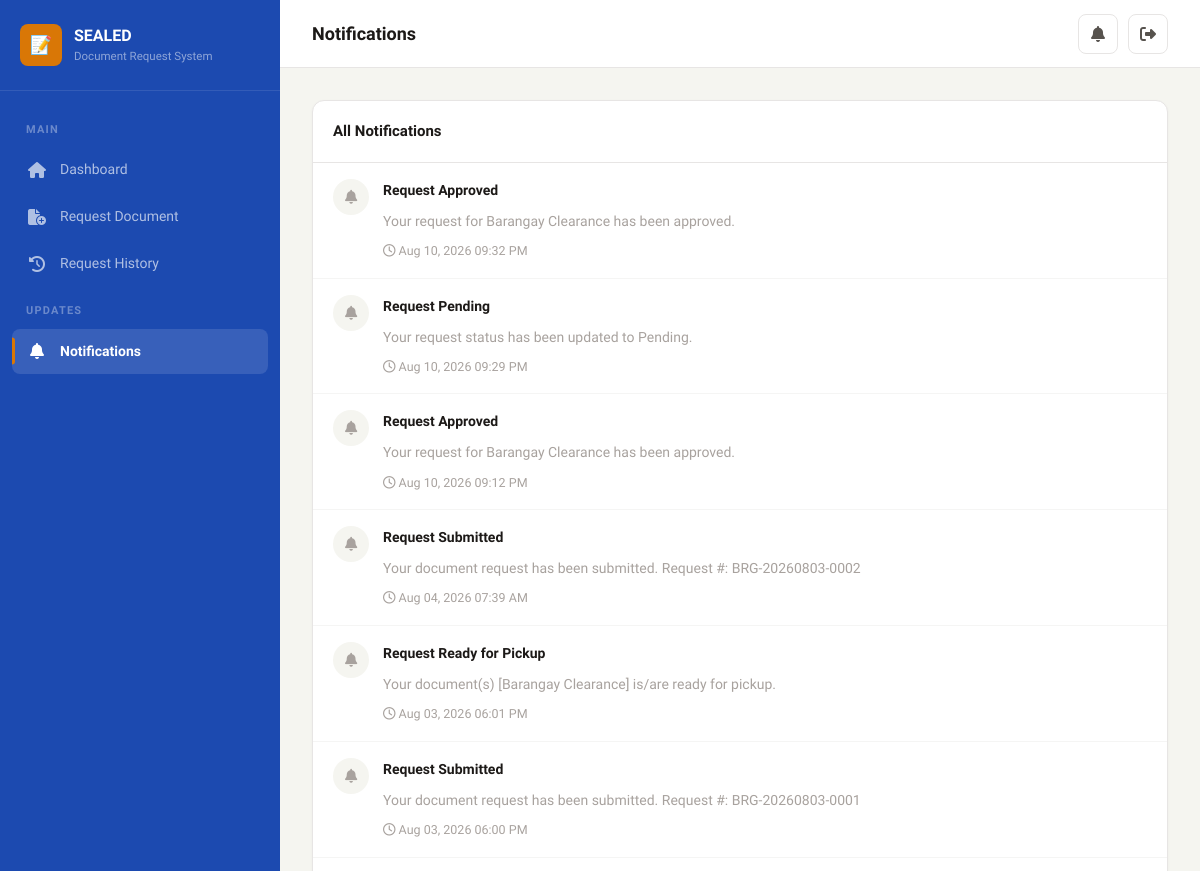
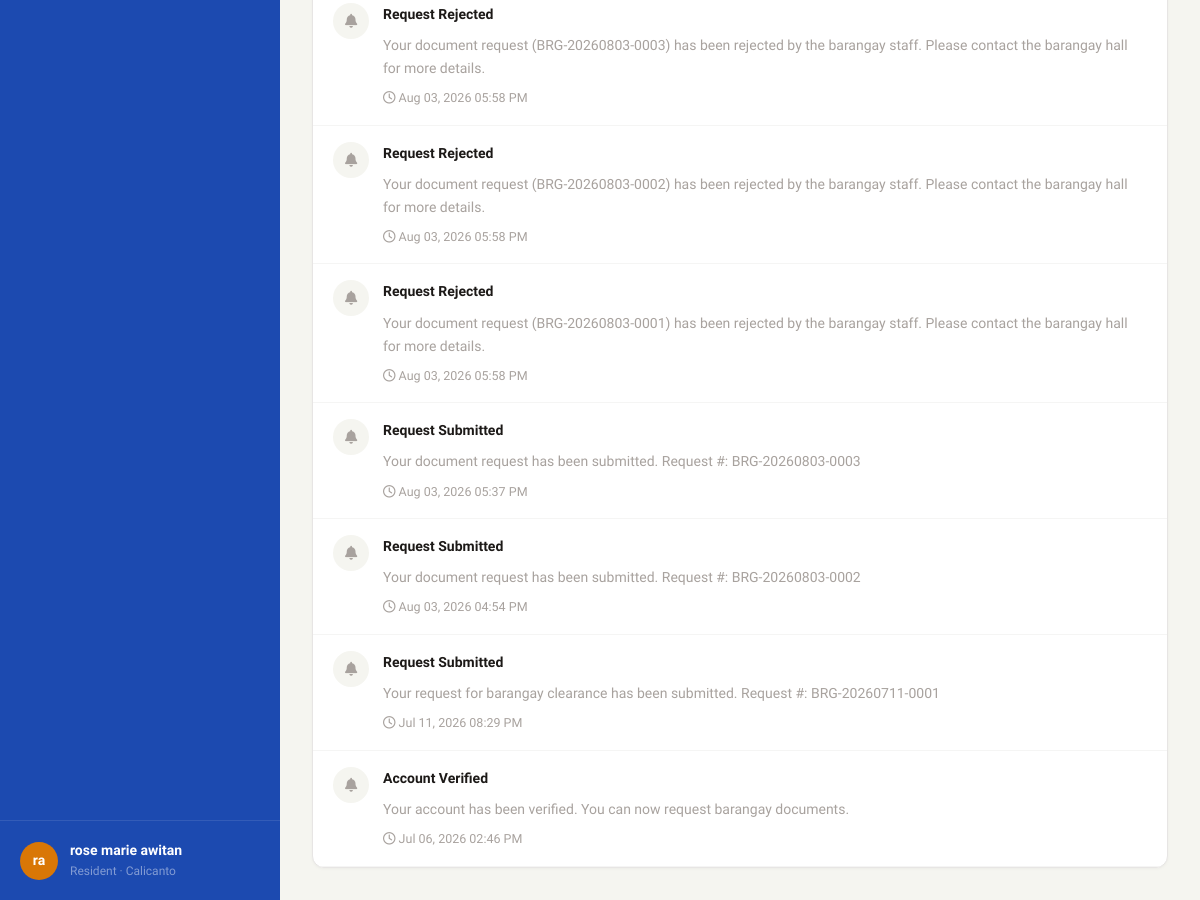
The page /resident/notifications/ (signed in) on the database its author committed (2 pictures, top to bottom).
### brgy/models.py (models this page shows, shortened)
class CustomUser(AbstractUser):
    class Role(models.TextChoices):
        RESIDENT = 'resident', 'Resident'
        STAFF = 'staff', 'Staff'
        ADMIN = 'admin', 'Administrator'
    class VerificationStatus(models.TextChoices):
        PENDING = 'pending', 'Pending'
        APPROVED = 'approved', 'Approved'
        REJECTED = 'rejected', 'Rejected'
    id = models.UUIDField(primary_key=True, default=uuid.uuid4, editable=False)
    role = models.CharField(max_length=20, choices=Role.choices, default=Role.RESIDENT)
    barangay = models.ForeignKey(
        Barangay, on_delete=models.SET_NULL, null=True, blank=True, related_name='users'
    )
    verification_status = models.CharField(
        max_length=20, choices=VerificationStatus.choices, default=VerificationStatus.PENDING
    )
    phone_number = models.CharField(max_length=20, blank=True)
    address = models.TextField(blank=True)
    birth_date = models.DateField(null=True, blank=True)
    gender = models.CharField(max_length=10, blank=True)
    middle_name = models.CharField(max_length=150, blank=True)
    civil_status = models.CharField(max_length=20, blank=True, default='')
    occupation = models.CharField(max_length=100, blank=True, default='')
    id_type = models.CharField(max_length=50, blank=True, default='')
    id_front = models.ImageField(upload_to='resident_ids/', blank=True, null=True)
    id_back = models.ImageField(upload_to='resident_ids/', blank=True, null=True)
    id_selfie = models.ImageField(upload_to='resident_ids/', blank=True, null=True, help_text="Picture of the user holding their valid ID")
    profile_picture = models.ImageField(upload_to='profile_pictures/', blank=True, null=True)
    rejection_reason = models.TextField(blank=True, default='')
    class Meta:
        ordering = ['-date_joined']
    @property
    def display_name(self):
        return self.get_full_name() or self.username

class Barangay(models.Model):
    id = models.UUIDField(primary_key=True, default=uuid.uuid4, editable=False)
    name = models.CharField(max_length=200)
    address = models.TextField()
    contact_number = models.CharField(max_length=20, blank=True)
    email = models.EmailField(blank=True)
    chairman_name = models.CharField(max_length=200, blank=True)
    officials = models.JSONField(default=dict, blank=True)
    is_active = models.BooleanField(default=True)
    created_at = models.DateTimeField(auto_now_add=True)
    updated_at = models.DateTimeField(auto_now=True)
    theme_color = models.CharField(
        max_length=7,
        default='#4F46E5',
        help_text="Hex color for barangay theme (e.g. #4F46E5)"
    )
    class Meta:
        ordering = ['name']

class Notification(models.Model):
    id = models.UUIDField(primary_key=True, default=uuid.uuid4, editable=False)
    user = models.ForeignKey(CustomUser, on_delete=models.CASCADE, related_name='notifications')
    title = models.CharField(max_length=200)
    message = models.TextField()
    link = models.CharField(max_length=500, blank=True)
    is_read = models.BooleanField(default=False)
    created_at = models.DateTimeField(auto_now_add=True)
    class Meta:
        ordering = ['-created_at']

### brgy/views.py (the view)
# urls.py: path('resident/notifications/', views.notifications_view, name='notifications'),
@login_required
@role_required('resident')
def notifications_view(request):
    notifications = Notification.objects.filter(user=request.user).order_by('-created_at')
    paginator = Paginator(notifications, 15)
    page_number = request.GET.get('page', 1)
    page_obj = paginator.get_page(page_number)
    return render(request, 'brgy/resident/notifications.html', {'page_obj': page_obj})

### brgy/context_processors.py (called while the page is built)
def brgy_context(request):
    context = {}
    if request.user.is_authenticated:
        unread_count = Notification.objects.filter(user=request.user, is_read=False).count()
        recent_notifications = Notification.objects.filter(user=request.user)[:5]
        context['unread_notification_count'] = unread_count
        context['recent_notifications'] = recent_notifications
    return context

### brgy/views.py (called while the page is built)
def role_required(*roles):
    def decorator(view_func):
        @wraps(view_func)
        def wrapper(request, *args, **kwargs):
            if not request.user.is_authenticated:
                return redirect('login')
            if request.user.role not in roles:
                messages.error(request, 'You do not have permission to access that page.')
                return redirect('dashboard')
            return view_func(request, *args, **kwargs)
        return wrapper
    return decorator

### brgy/templates/brgy/resident/notifications.html (shortened to what this page needs)
{% extends 'brgy/base.html' %}
{% block nav_res_notifications %}active{% endblock %}
{% block page_title %}Notifications{% endblock %}
{% block content %}
<div class="card">
    <div class="card-header">
        <h3>All Notifications</h3>
    </div>
    <div class="card-body-flush">
        {% if page_obj %}
        {% for notif in page_obj %}
        <a href="{% url 'mark_notification_read' notif.pk %}" style="display:block;text-decoration:none;color:inherit;">
            <div style="padding:16px 20px;border-bottom:1px solid var(--border-light);display:flex;gap:14px;align-items:flex-start;transition:background 0.2s;{% if not notif.is_read %}background:var(--primary-50);border-left:3px solid var(--primary-light);{% endif %}" onmouseover="this.style.background='var(--bg)'" onmouseout="this.style.background='{% if not notif.is_read %}var(--primary-50){% else %}transparent{% endif %}'">
                <div style="width:36px;height:36px;border-radius:50%;background:{% if notif.is_read %}var(--bg){% else %}var(--primary-100){% endif %};display:flex;align-items:center;justify-content:center;flex-shrink:0;">
                    <i class="fa-solid fa-bell" style="font-size:14px;color:{% if notif.is_read %}var(--text-muted){% else %}var(--primary){% endif %}"></i>
                </div>
                <div style="flex:1;min-width:0;">
                    <div class="fw-600 text-sm">{{ notif.title }}</div>
                    <div class="text-sm text-muted mt-2">{{ notif.message }}</div>
                    <div class="text-xs text-muted mt-2"><i class="fa-regular fa-clock"></i> {{ notif.created_at|date:"M d, Y h:i A" }}</div>
                </div>
            </div>
        </a>
        {% endfor %}
        {% else %}
        <div class="empty-state">
            <i class="fa-solid fa-bell-slash"></i>
            <h4>No Notifications</h4>
            <p>You're all caught up. No notifications to show.</p>
        </div>
        {% endif %}
    </div>
</div>
{% endblock %}

### brgy/templates/brgy/base.html (shortened to what this page needs)
{% load static %}
<!DOCTYPE html>
<html lang="en">
<head>
    <link rel="stylesheet" href="https://cdnjs.cloudflare.com/ajax/libs/font-awesome/6.5.1/css/all.min.css">
    <link rel="stylesheet" href="{% static 'css/style.css' %}">
</head>
<body>
    <div class="app-layout">
        <aside class="sidebar" id="sidebar">
            <div class="sidebar-header">
                <div class="sidebar-logo">
                    <div class="sidebar-logo-icon">📝</div>
                    <div class="sidebar-logo-text">
                        SEALED
                        <small>Document Request System</small>
                    </div>
                </div>
            </div>
            <nav class="sidebar-nav">
                {% if user.role == 'resident' %}
                <div class="sidebar-section-label">Main</div>
                <a href="{% url 'resident_dashboard' %}" class="sidebar-item {% block nav_res_dashboard %}{% endblock %}">
                    <i class="fa-solid fa-house"></i> Dashboard
                </a>
                <a href="{% url 'request_document' %}" class="sidebar-item {% block nav_res_request %}{% endblock %}">
                    <i class="fa-solid fa-file-circle-plus"></i> Request Document
                </a>
                <a href="{% url 'request_history' %}" class="sidebar-item {% block nav_res_history %}{% endblock %}">
                    <i class="fa-solid fa-clock-rotate-left"></i> Request History
                </a>
                <div class="sidebar-section-label">Updates</div>
                <a href="{% url 'notifications' %}" class="sidebar-item {% block nav_res_notifications %}{% endblock %}">
                    <i class="fa-solid fa-bell"></i> Notifications
                </a>
                {% endif %}
            </nav>
            <div class="sidebar-footer">
                <a href="{% url 'profile' %}" class="sidebar-user">
                    <div class="sidebar-avatar">{{ user.first_name.0 }}{{ user.last_name.0 }}</div>
                    <div class="sidebar-user-info">
                        <div class="sidebar-user-name">{{ user.display_name }}</div>
                        <div class="sidebar-user-role">{{ user.get_role_display }}{% if user.barangay %} &middot; {{ user.barangay.name }}{% endif %}</div>
                    </div>
                </a>
            </div>
        </aside>
        <main class="main-content">
            <header class="topbar">
                <div class="topbar-left">
                    <h1 class="topbar-title">{% block page_title %}Dashboard{% endblock %}</h1>
                </div>
                <div class="topbar-right">
                    <div style="position:relative">
                        <button class="topbar-btn" id="notifBtn" aria-label="Notifications">
                            <i class="fa-solid fa-bell"></i>
                        </button>
                    </div>
                    <a href="{% url 'logout' %}" class="topbar-btn" title="Logout" data-confirm="Are you sure you want to logout?">
                        <i class="fa-solid fa-right-from-bracket"></i>
                    </a>
                </div>
            </header>
            <div class="page-content">
                {% block content %}{% endblock %}
            </div>
        </main>
    </div>
</body>
</html>

### brgy/static/css/base.css (style rules this page uses)
:root { --primary: #065F46; --primary-light: #059669; --primary-dark: #064E3B; --primary-50: #ECFDF5; --primary-100: #D1FAE5; --primary-200: #A7F3D0; --accent: #D97706; --accent-light: #F59E0B; --accent-dark: #B45309; --accent-50: #FFFBEB; --accent-100: #FEF3C7; --bg: #F5F5F0; --bg-alt: #EDEDEA; --card: #FFFFFF; --text: #1C1917; --text-secondary: #57534E; --text-muted: #A8A29E; --border: #E7E5E4; --border-light: #F5F5F4; --success: #059669; --success-bg: #ECFDF5; --warning: #D97706; --warning-bg: #FFFBEB; --danger: #DC2626; --danger-bg: #FEF2F2; --info: #0891B2; --info-bg: #ECFEFF; --sidebar-width: 280px; --topbar-height: 68px; --radius: 12px; --radius-sm: 8px; --shadow-sm: 0 1px 3px rgba(0,0,0,0.04); --shadow: 0 1px 4px rgba(0,0,0,0.06), 0 1px 2px rgba(0,0,0,0.04); --shadow-md: 0 6px 12px -2px rgba(0,0,0,0.08), 0 3px 6px -2px rgba(0,0,0,0.05); --shadow-lg: 0 12px 24px -4px rgba(0,0,0,0.1), 0 6px 12px -4px rgba(0,0,0,0.05); --transition: 0.25s ease; }
*, *::before, *::after { box-sizing: border-box; margin: 0; padding: 0; }
body { font-family: 'Plus Jakarta Sans', -apple-system, BlinkMacSystemFont, sans-serif; background: var(--bg); color: var(--text); font-size: 15px; line-height: 1.65; -webkit-font-smoothing: antialiased; overflow-x: hidden; }
a { color: var(--primary-light); text-decoration: none; transition: color var(--transition); }
.app-layout { display: flex; min-height: 100vh; }
.main-content { flex: 1; margin-left: var(--sidebar-width); min-height: 100vh; display: flex; flex-direction: column; }
.page-content { flex: 1; padding: 32px; animation: fadeIn 0.3s ease; }
.text-muted { color: var(--text-muted) !important; }
.text-sm { font-size: 14px; }
.text-xs { font-size: 12.5px; }
.fw-600 { font-weight: 600; }
.mt-2 { margin-top: 8px; }

### brgy/static/css/sidebar.css (style rules this page uses)
.sidebar { width: var(--sidebar-width); background: var(--primary-dark); color: #fff; position: fixed; top: 0; left: 0; bottom: 0; z-index: 100; display: flex; flex-direction: column; transition: transform 0.3s ease; overflow-y: auto; }
.sidebar-header { padding: 24px 20px; border-bottom: 1px solid rgba(255,255,255,0.1); flex-shrink: 0; }
.sidebar-logo { display: flex; align-items: center; gap: 12px; }
.sidebar-logo-icon { width: 42px; height: 42px; background: var(--accent); border-radius: var(--radius-sm); display: flex; align-items: center; justify-content: center; font-size: 18px; font-weight: 800; color: #fff; flex-shrink: 0; }
.sidebar-logo-text { font-size: 16px; font-weight: 700; line-height: 1.3; color: #fff; }
.sidebar-logo-text small { display: block; font-size: 11.5px; font-weight: 400; color: rgba(255,255,255,0.5); margin-top: 2px; }
.sidebar-nav { flex: 1; padding: 16px 12px; }
.sidebar-section-label { font-size: 11px; font-weight: 700; text-transform: uppercase; letter-spacing: 1.2px; color: rgba(255,255,255,0.35); padding: 14px 14px 8px; }
.sidebar-item { display: flex; align-items: center; gap: 12px; padding: 11px 14px; border-radius: var(--radius-sm); color: rgba(255,255,255,0.65); font-size: 14px; font-weight: 500; transition: all var(--transition); margin-bottom: 2px; position: relative; }
.sidebar-item.active { background: rgba(255,255,255,0.12); color: #fff; font-weight: 600; }
.sidebar-item.active::before { content: ''; position: absolute; left: 0; top: 50%; transform: translateY(-50%); width: 3px; height: 60%; background: var(--accent); border-radius: 0 3px 3px 0; }
.sidebar-item i { width: 22px; text-align: center; font-size: 16px; flex-shrink: 0; }
.sidebar-footer { padding: 18px 20px; border-top: 1px solid rgba(255,255,255,0.1); flex-shrink: 0; }
.sidebar-user { display: flex; align-items: center; gap: 12px; }
.sidebar-avatar { width: 38px; height: 38px; border-radius: 50%; background: var(--accent); display: flex; align-items: center; justify-content: center; font-size: 14px; font-weight: 700; color: #fff; flex-shrink: 0; }
.sidebar-user-info { overflow: hidden; }
.sidebar-user-name { font-size: 14px; font-weight: 600; color: #fff; white-space: nowrap; overflow: hidden; text-overflow: ellipsis; }
.sidebar-user-role { font-size: 12px; color: rgba(255,255,255,0.45); text-transform: capitalize; }

### rows shown on the page
CustomUser: first_name.0 "r", last_name.0 "a", display_name "rose marie awitan", role "Resident", barangay.name "Calicanto"
Notification: is_read True (drawn), title "Request Approved", message "Your request for Barangay Clearance has been approved.", created_at "Aug 10, 2026 09:32 PM"
Notification: is_read True (drawn), title "Request Pending", message "Your request status has been updated to Pending.", created_at "Aug 10, 2026 09:29 PM"
Notification: is_read True (drawn), title "Request Approved", message "Your request for Barangay Clearance has been approved.", created_at "Aug 10, 2026 09:12 PM"
Notification: is_read True (drawn), title "Request Submitted", message "Your document request has been submitted. Request #: BRG-20260803-0002", created_at "Aug 04, 2026 07:39 AM"
Notification: is_read True (drawn), title "Request Ready for Pickup", message "Your document(s) [Barangay Clearance] is/are ready for pickup.", created_at "Aug 03, 2026 06:01 PM"
Notification: is_read True (drawn), title "Request Submitted", message "Your document request has been submitted. Request #: BRG-20260803-0001", created_at "Aug 03, 2026 06:00 PM"
Notification: is_read True (drawn), title "Request Rejected", message "Your document request (BRG-20260803-0003) has been rejected by the barangay staff. Please contact the barangay hall for more details.", created_at "Aug 03, 2026 05:58 PM"
Notification: is_read True (drawn), title "Request Rejected", message "Your document request (BRG-20260803-0002) has been rejected by the barangay staff. Please contact the barangay hall for more details.", created_at "Aug 03, 2026 05:58 PM"
Notification: is_read True (drawn), title "Request Rejected", message "Your document request (BRG-20260803-0001) has been rejected by the barangay staff. Please contact the barangay hall for more details.", created_at "Aug 03, 2026 05:58 PM"
Notification: is_read True (drawn), title "Request Submitted", message "Your document request has been submitted. Request #: BRG-20260803-0003", created_at "Aug 03, 2026 05:37 PM"
Notification: is_read True (drawn), title "Request Submitted", message "Your document request has been submitted. Request #: BRG-20260803-0002", created_at "Aug 03, 2026 04:54 PM"
Notification: is_read True (drawn), title "Request Submitted", message "Your request for barangay clearance has been submitted. Request #: BRG-20260711-0001", created_at "Jul 11, 2026 08:29 PM"
Notification: is_read True (drawn), title "Account Verified", message "Your account has been verified. You can now request barangay documents.", created_at "Jul 06, 2026 02:46 PM"
